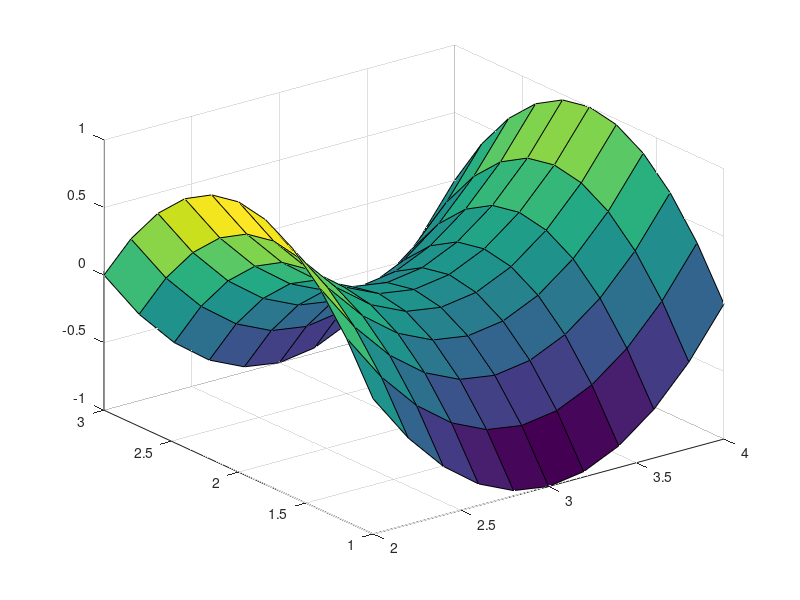

MATLAB code for this plot:
%Nice Surfing OCTAVE
x = 2:0.2:4; % Define the x- and y- coordinates
 y = 1:0.2:3; % of the grid lines
 [X,Y] = meshgrid(x, y); %Make the grid
 Z=(X-3).^2 - (Y-2).^2;
 surf(X,Y,Z) 
